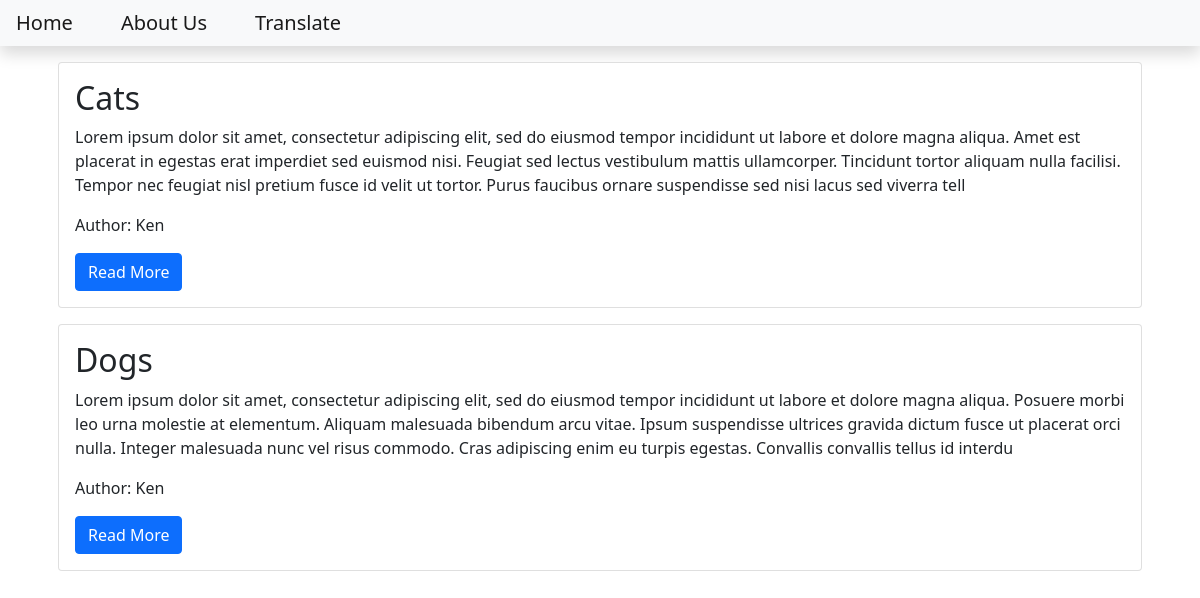
The page / on the database its author committed.
### blog/models.py (models this page shows, shortened)
class Post(models.Model):
    title = models.CharField(max_length=200)
    content = models.TextField()
    date_created = models.DateTimeField(auto_now_add=True)
    slug = models.SlugField(max_length=200, unique=True)
    author = models.ForeignKey(to=User, on_delete=models.CASCADE)
    status = models.IntegerField(choices=STATUS, default=0)

### blog/views.py (the view)
# urls.py: path('',views.PostList.as_view(),name='home')
class PostList(generic.ListView):
    queryset = Post.objects.filter(status=1).order_by('date_created')
    template_name = 'index.html'

### templates/index.html
{% extends 'base.html' %}
{% block content %}
        <div class="container">
            {% for post in post_list %}
            <div class="card m-3">
                <div class="card-body">
                    <h2 class="card-title">
                        {{post.title}}
                    </h2>
                    <p class="card-text">
                        {{post.content | slice:"400"}}
                    </p>
                    <p class="card-text">
                        Author: {{post.author | title}}
                    </p>
                    <a class="btn btn-primary" href="{% url 'blog_view' post.slug%}">Read More</a>
                </div>
            </div>
            {% endfor %}
        </div>
{% endblock content %}

### templates/base.html (shortened to what this page needs)
<!DOCTYPE html>
<html lang="en">
    <head>
        <link href="https://cdn.jsdelivr.net/npm/bootstrap@5.1.3/dist/css/bootstrap.min.css" rel="stylesheet">
    </head>
    <body>
        <nav class="navbar navbar-expand-lg navbar-light bg-light shadow mb-3" id="mainNav">
            <div class="collapse navbar-collapse" id="navbarResponsive">
                <ul class="navbar-nav ml-auto">
                    <li class="nav-item">
                        <a class="navbar-brand p-3" href="{% url 'home' %}">Home</a>
                    </li>
                    <li class="nav-item">
                        <a class="navbar-brand p-3" href="{% url 'about_view' %}">About Us</a>
                    </li>
                    <li class="nav-item">
                        <a class="navbar-brand p-3" href="{% url 'translator_view' %}">Translate</a>
                    </li>
                </ul>
            </div>
        </nav>
    {% block content %}
    {% endblock content %}
    </body>
</html>

### rows shown on the page
Post: title "Cats", content "Lorem ipsum dolor sit amet, consectetur adipiscing elit, sed do eiusmod tempor incididunt ut labore et dolore magna aliqua. Amet est placerat in egestas erat imperdiet sed euismod nisi. Feugiat sed lectus vestibulum mattis ullamcorper. Tincidunt tortor aliquam nulla facilisi. Tempor nec feugiat nisl pretium fusce id velit ut tortor. Purus faucibus ornare suspendisse sed nisi lacus sed viverra tell", author "Ken"
Post: title "Dogs", content "Lorem ipsum dolor sit amet, consectetur adipiscing elit, sed do eiusmod tempor incididunt ut labore et dolore magna aliqua. Posuere morbi leo urna molestie at elementum. Aliquam malesuada bibendum arcu vitae. Ipsum suspendisse ultrices gravida dictum fusce ut placerat orci nulla. Integer malesuada nunc vel risus commodo. Cras adipiscing enim eu turpis egestas. Convallis convallis tellus id interdu", author "Ken"
